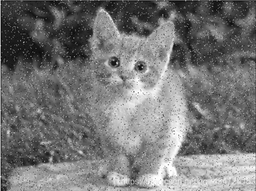
#> input picture func_tools/imges/cat2.png, 256 x 191 px, shrunk from 841 x 629 before the run
$ python median_filter.py
#> lines starting #> are read from the running program, lines starting #| are printed output that depends on the picture
# 中值滤波#
import cv2
import numpy as np


def MedianFilter(img, k=3, padding=None):
    imarray = img
    height = imarray.shape[0]
    width = imarray.shape[1]
    if not padding:
        edge = int((k - 1) / 2)
        if height - 1 - edge <= edge or width - 1 - edge <= edge:
            print("The parameter k is to large.")
            return None
        new_arr = np.zeros((height, width), dtype="uint8")
        for i in range(edge, height - edge):
            for j in range(edge, width - edge):
                new_arr[i, j] = np.median(imarray[(i - edge):(i + edge + 1), (j - edge):(j + edge + 1)])  # 调用np.median求取中值
    return new_arr


img = cv2.imread("./imges/cat2.png", 0)
#> img is the input picture: shape (191, 256); min 0, max 255, mean 117.9
result = MedianFilter(img)
#> after the loop in MedianFilter, `for i in range(edge, height - edge):`:
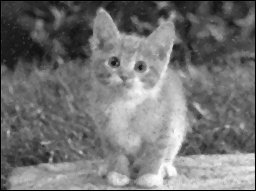
#> new_arr: shape (191, 256); min 0, max 254, mean 115.3
result2 = MedianFilter(img, k=5)
#> call 2 of MedianFilter, with k = 5
#> after the loop in MedianFilter (call 2), `for i in range(edge, height - edge):`:
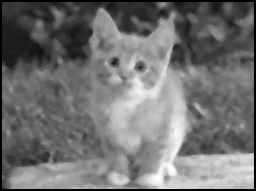
#> new_arr: shape (191, 256); min 0, max 253, mean 113.4
# [4 lines of commented-out code are left out]
cv2.imshow("input", img)
cv2.imshow("output", result)
cv2.imshow("output2", result2)
# cv2.imshow("Median3", median3)
# cv2.imshow("Median5", median5)
cv2.waitKey(0)
cv2.destroyAllWindows()

$ run again, with func_tools/imges/cat.png copied over func_tools/imges/cat2.png
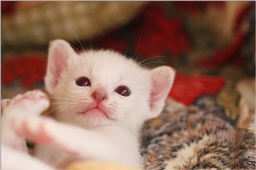
#> input picture func_tools/imges/cat.png, 256 x 170 px, shrunk from 691 x 460 before the run
#> after the loop in MedianFilter, `for i in range(edge, height - edge):`:
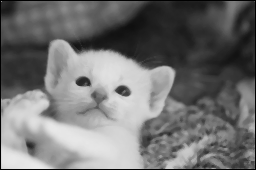
#> new_arr: shape (170, 256); min 0, max 233, mean 114
#> after the loop in MedianFilter (call 2), `for i in range(edge, height - edge):`:
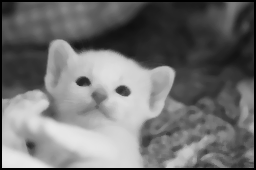
#> new_arr: shape (170, 256); min 0, max 233, mean 112
